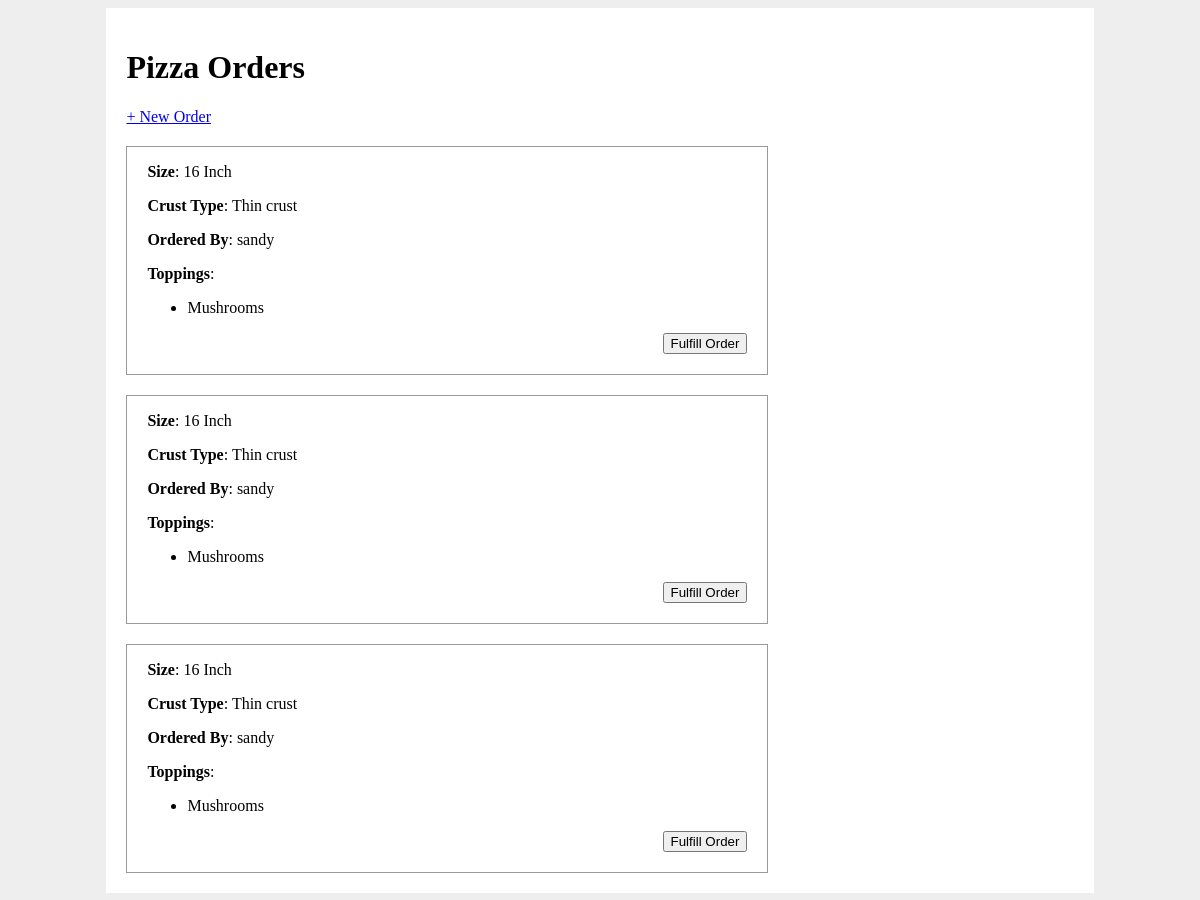
The page / on the database its author committed.
### app.py (models this page shows)
class Pizza(db.Model):
    id = db.Column(db.Integer, primary_key=True)
    order_name = db.Column(db.String(80), unique=False, nullable=False)
    size = db.Column(db.Enum(PizzaSize), nullable=False)
    crust_type = db.Column(db.Enum(CrustType), nullable=False)
    toppings = db.relationship('PizzaTopping')
    fulfilled = db.Column(db.Boolean, default=False)

class PizzaTopping(db.Model):
    id = db.Column(db.Integer, primary_key=True)
    topping_type = db.Column(db.Enum(ToppingType))
    pizza_id = db.Column(db.Integer, db.ForeignKey('pizza.id'))

### app.py (the view)
@app.route('/')
def home():
    all_pizzas = Pizza.query.filter_by(fulfilled=False)
    return render_template('home.html', pizza_orders=all_pizzas)

### templates/home.html (shortened to what this page needs)
{% extends 'base.html' %}
{% block content %}
<h1>Pizza Orders</h1>
<a href="/order">+ New Order</a>
{% for pizza in pizza_orders %}
<div class="pizza_order">
    <p>
        <strong>Size</strong>: {{ pizza.size.value }}
    </p>
    <p>
        <strong>Crust Type</strong>: {{ pizza.crust_type.value }} crust
    </p>
    <p>
        <strong>Ordered By</strong>: {{ pizza.order_name }}
    </p>
    <p>
        <strong>Toppings</strong>:
        <ul>
            {% for topping in pizza.toppings %}
            <li>{{ topping.topping_type.value }}</li>
            {% endfor %}
        </ul>
    </p>
    <form action="/fulfill" method="POST">
        <input type="submit" value="Fulfill Order">
    </form>
</div>
{% else %}
<p>No pizza orders to show!</p>
{% endfor %}
{% endblock %}

### templates/base.html (shortened to what this page needs)
<!DOCTYPE html>
<html>
    <head>
        <link rel="stylesheet" href="/static/style.css">
    </head>
    <body>
        <div id="content">
            {% block content %}{% endblock %}
        </div>
    </body>
</html>

### static/style.css (style rules this page uses)
body { display: flex; justify-content: space-around; background-color: #eee; }
#content { width: 80%; background-color: white; padding: 20px; }
div.pizza_order { border: 1px solid #999; width: 600px; padding: 0 20px 20px 20px; margin-top: 20px; }
div.pizza_order form { display: flex; justify-content: flex-end; }

### rows shown on the page
Pizza: size.value "16 Inch", crust_type.value "Thin", order_name "sandy"
PizzaTopping: topping_type.value "Mushrooms"
Pizza: size.value "16 Inch", crust_type.value "Thin", order_name "sandy"
PizzaTopping: topping_type.value "Mushrooms"
Pizza: size.value "16 Inch", crust_type.value "Thin", order_name "sandy"
PizzaTopping: topping_type.value "Mushrooms"
